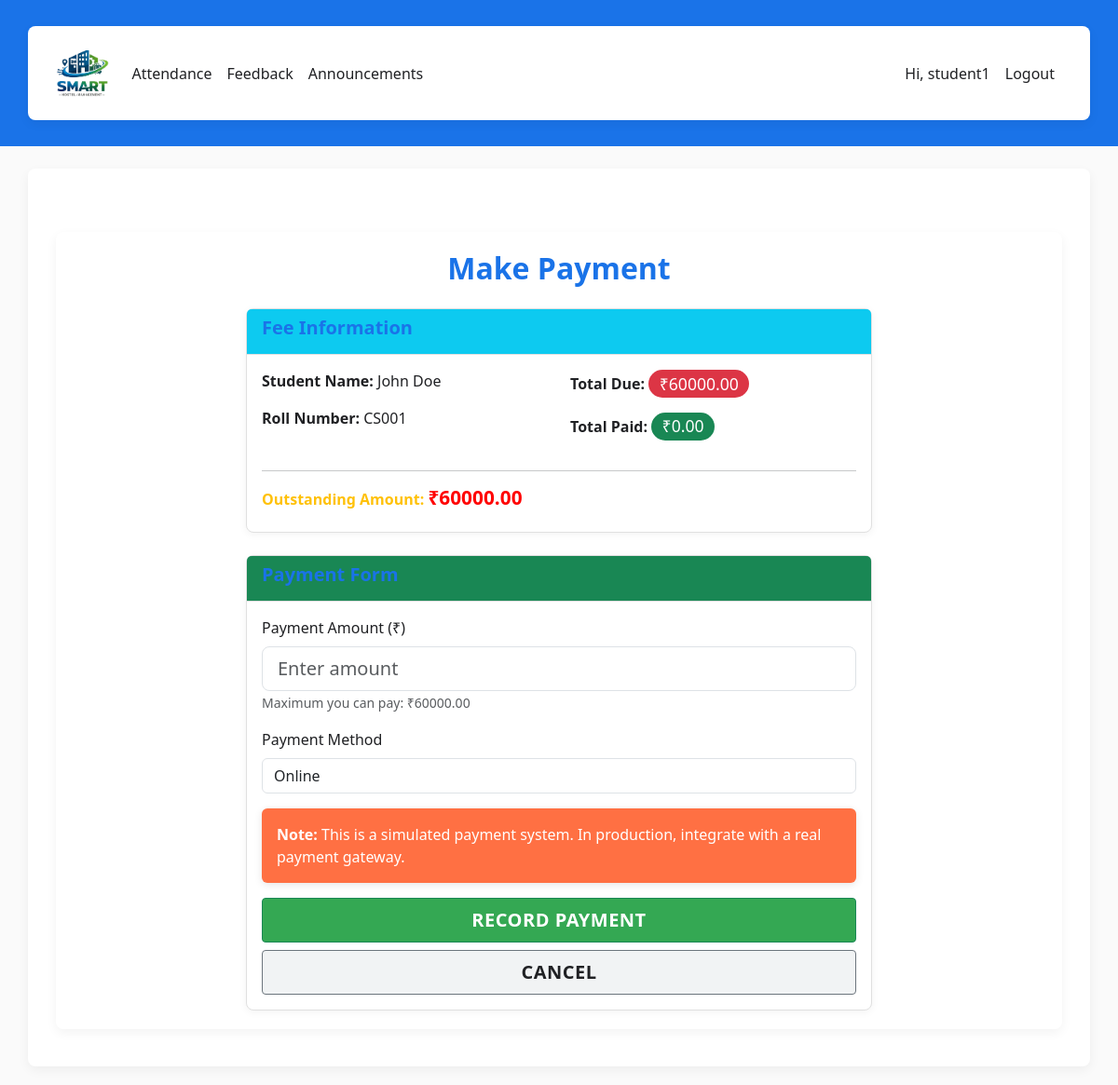
The app's page /pay/ (signed in) with its own data.
### hostel/models.py (models this page shows, shortened)
class StudentProfile(models.Model):
    user = models.OneToOneField(User, on_delete=models.CASCADE)
    roll_number = models.CharField(max_length=30, blank=True, null=True)
    room = models.ForeignKey(Room, on_delete=models.SET_NULL, null=True, blank=True)
    fees_due = models.DecimalField(max_digits=9, decimal_places=2, default=0)
    fees_paid = models.DecimalField(max_digits=9, decimal_places=2, default=0)
    joined_on = models.DateField(default=timezone.now)

### hostel/views.py (the view, shortened to what this page needs)
# urls.py: path('pay/', views.make_payment, name='make_payment'),
@login_required
def make_payment(request):
    if request.user.is_staff:
        return redirect('admin_dashboard')
    profile = request.user.studentprofile
    outstanding = profile.fees_due - (profile.fees_paid or Decimal('0.00'))
    payments = Payment.objects.filter(student=profile).order_by('-paid_on')[:10]
    return render(request, 'hostel/make_payment.html', {'profile': profile, 'outstanding': outstanding, 'payments': payments})

### templates/hostel/make_payment.html (shortened to what this page needs)
{% extends 'hostel/base.html' %}
{% block content %}
<div class="container mt-5">
  <div class="row justify-content-center">
    <div class="col-md-8">
      <h2 class="mb-4">Make Payment</h2>
      <div class="card mb-4">
        <div class="card-header bg-info text-white">
          <h5>Fee Information</h5>
        </div>
        <div class="card-body">
          <div class="row">
            <div class="col-md-6">
              <p><strong>Student Name:</strong> {{ profile.user.get_full_name }}</p>
              <p><strong>Roll Number:</strong> {{ profile.roll_number|default:"Not assigned" }}</p>
            </div>
            <div class="col-md-6">
              <p><strong>Total Due:</strong> <span class="badge bg-danger" style="font-size: 1.1em;">₹{{ profile.fees_due }}</span></p>
              <p><strong>Total Paid:</strong> <span class="badge bg-success" style="font-size: 1.1em;">₹{{ profile.fees_paid|default:"0.00" }}</span></p>
            </div>
          </div>
          <hr>
          <h6 class="text-warning">Outstanding Amount: <span style="font-size: 1.3em; color: red;">₹{{ outstanding }}</span></h6>
        </div>
      </div>
      <div class="card">
        <div class="card-header bg-success text-white">
          <h5>Payment Form</h5>
        </div>
        <div class="card-body">
          <form method="post" class="needs-validation" novalidate>
            <div class="mb-3">
              <label for="amount" class="form-label">Payment Amount (₹)</label>
              <input type="number" step="0.01" min="0.01" name="amount" id="amount" class="form-control form-control-lg" placeholder="Enter amount" required>
              <small class="text-muted">Maximum you can pay: ₹{{ outstanding }}</small>
            </div>
            <div class="mb-3">
              <label for="method" class="form-label">Payment Method</label>
              <select class="form-control" name="method" id="method">
                <option value="online" selected>Online</option>
              </select>
            </div>
            <div class="alert alert-warning">
              <strong>Note:</strong> This is a simulated payment system. In production, integrate with a real payment gateway.
            </div>
            <button type="submit" class="btn btn-success btn-lg w-100">Record Payment</button>
            <a href="{% url 'student_dashboard' %}" class="btn btn-secondary btn-lg w-100 mt-2">Cancel</a>
          </form>
        </div>
      </div>
    </div>
  </div>
</div>
{% endblock %}

### templates/hostel/base.html (shortened to what this page needs)
{% load static %}
<!doctype html>
<html lang="en">
  <head>
    <link href="https://cdn.jsdelivr.net/npm/bootstrap@5.3.2/dist/css/bootstrap.min.css" rel="stylesheet">
    <link href="{% static 'hostel/css/style.css' %}" rel="stylesheet">
  </head>
  <body>
    <nav class="navbar navbar-expand-lg navbar-dark mb-4" style="background: #1A73E8;">
      <div class="container">
        <a class="navbar-brand" href="{% url 'home' %}">
          <img src="{% static 'hostel/img/logo.png' %}" alt="Smart Hostel" class="d-inline-block align-text-top logo-img">
        </a>
        <div class="collapse navbar-collapse" id="nav">
          <ul class="navbar-nav me-auto">
            {% if user.is_authenticated %}
              {% if not user.is_staff %}
                <li class="nav-item"><a class="nav-link" href="{% url 'attendance' %}">Attendance</a></li>
                <li class="nav-item"><a class="nav-link" href="{% url 'feedback' %}">Feedback</a></li>
                <li class="nav-item"><a class="nav-link" href="{% url 'announcements' %}">Announcements</a></li>
              {% endif %}
            {% endif %}
          </ul>
          <ul class="navbar-nav">
            {% if user.is_authenticated %}
              <li class="nav-item"><span class="nav-link">Hi, {{ user.username }}</span></li>
              <li class="nav-item"><a class="nav-link" href="{% url 'logout' %}">Logout</a></li>
            {% else %}
              <li class="nav-item"><a class="nav-link" href="{% url 'login' %}">Login</a></li>
              <li class="nav-item"><a class="nav-link" href="{% url 'signup' %}">Sign up</a></li>
            {% endif %}
          </ul>
        </div>
      </div>
    </nav>
    <div class="container">
      {% block content %}{% endblock %}
    </div>
    {% if user.is_authenticated and not user.is_staff and not hide_chatbot|default:False %}
      <a href="{% url 'chatbot_page' %}" class="chatbot-float-btn" title="Chat with us">
        <i class="fas fa-robot chatbot-icon"></i>
      </a>
    {% endif %}
  </body>
</html>

### static/hostel/css/style.css (style rules this page uses)
body { font-family: 'Segoe UI', Tahoma, Geneva, Verdana, sans-serif; background: #FAFAFA; color: #202124; min-height: 100vh; margin: 0; }
.container { background: #FFFFFF; border-radius: 8px; box-shadow: 0 4px 12px rgba(0,0,0,0.05); margin: 20px auto; padding: 20px 30px; }
h1,h2,h3,h4,h5,h6 { color: #1A73E8; font-weight: 600; }
h2 { text-align: center; margin-bottom: 20px; }
a { color: #0D47A1; }
.alert { border-radius: 6px; border: none; box-shadow: 0 2px 8px rgba(0,0,0,0.1); }
.alert-warning { background: #FF7043; color: #fff; }
.card { background: #FFFFFF; border: 1px solid #e0e0e0; border-radius: 8px; box-shadow: 0 2px 8px rgba(0,0,0,0.05); transition: transform 0.2s ease, box-shadow 0.2s ease; }
.card-header { background: #F1F3F4; border-bottom: 1px solid #e0e0e0; font-weight: 600; color: #202124; }
.card-body { padding: 16px; }
.btn { border-radius: 4px; font-weight: 600; text-transform: uppercase; letter-spacing: 0.5px; transition: background 0.2s ease; }
.btn-success { background: #34A853; color: #fff; }
.btn-secondary { background: #F1F3F4; color: #202124; }
p, li, span, label, input, textarea { color: #202124; }
a, .nav-link { color: #0D47A1; }
input, select, textarea { border: 1px solid #d0d0d0; border-radius: 4px; padding: 8px 10px; background: #FFFFFF; width: 100%; }
.mb-3 { margin-bottom: 1rem; }
.navbar, .footer { background: #1A73E8; }
.navbar .nav-link, .footer a { color: #202124 !important; }
.navbar .navbar-brand { color: #202124 !important; }
.navbar-brand img { height: 50px; width: auto; display: block; }
.chatbot-float-btn { position: fixed; right: 20px; bottom: 20px; z-index: 1000; display: flex; align-items: center; justify-content: center; text-decoration: none; }
.chatbot-icon { width: 60px; height: 60px; font-size: 2.5rem; color: #1A73E8; }
.badge { border-radius: 20px; font-weight: 500; }

### records on screen
StudentProfile: user.get_full_name "John Doe", roll_number "CS001", fees_due "60000.00", fees_paid "0.00"

### other values on screen
{{ user.username }} "student1"
{{ outstanding }} "60000.00"
